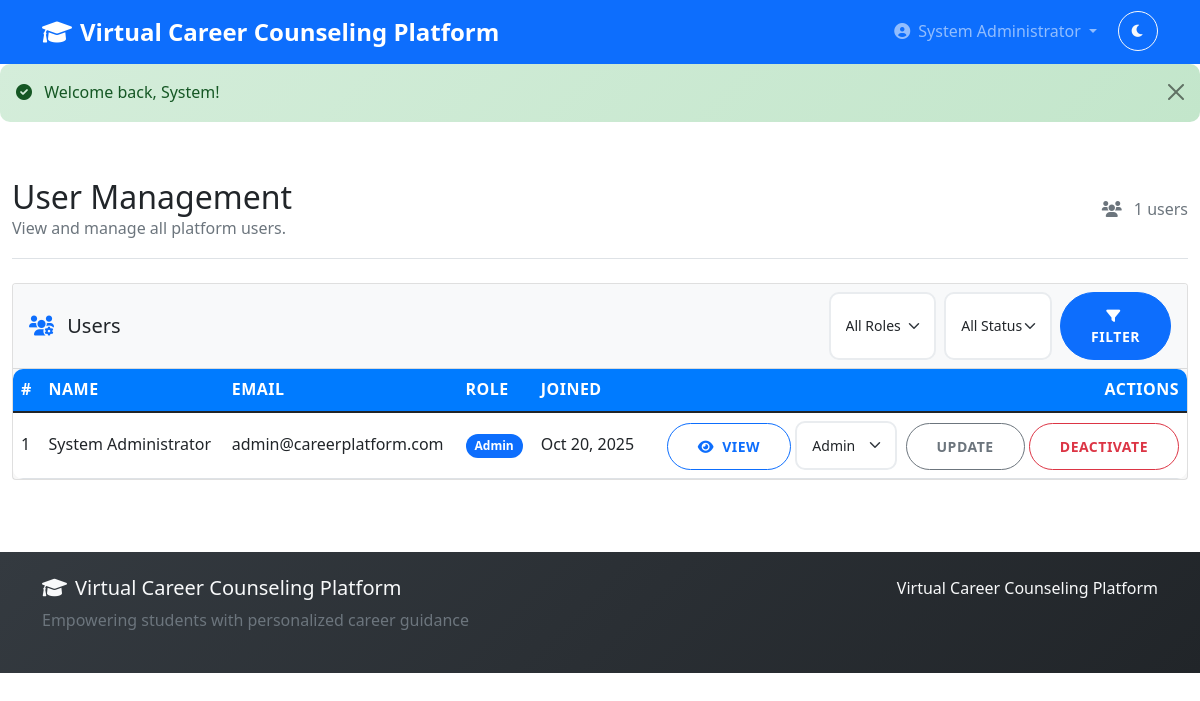
Screenshot of /public/admin/users (signed in) with the database file from the repository.
### tables this page shows
CREATE TABLE users (
    id INT PRIMARY KEY AUTO_INCREMENT,
    username VARCHAR(50) UNIQUE NOT NULL,
    email VARCHAR(100) UNIQUE NOT NULL,
    password VARCHAR(255) NOT NULL,
    first_name VARCHAR(50) NOT NULL,
    last_name VARCHAR(50) NOT NULL,
    role ENUM('student', 'counselor', 'admin') NOT NULL DEFAULT 'student',
    phone VARCHAR(20),
    profile_image VARCHAR(255),
    email_verified BOOLEAN DEFAULT TRUE,
    created_at TIMESTAMP DEFAULT CURRENT_TIMESTAMP,
    updated_at TIMESTAMP DEFAULT CURRENT_TIMESTAMP ON UPDATE CURRENT_TIMESTAMP
);

### app/controllers/AdminController.php (called while the page is built, shortened)
<?php
class AdminController extends Controller
{
    private $userModel;
    public function __construct()
    {
        $this->userModel = $this->model('User');
    }
    public function users()
    {
        $role = $_GET['role'] ?? '';
        $status = $_GET['status'] ?? '';
        $users = $this->userModel->getAllUsers($role, $status);
        $totalUsers = $this->userModel->count('users',
            trim(
                implode(' AND ', array_filter([
                    $role !== '' ? "role = '" . addslashes($role) . "'" : '',
                    $status !== '' ? "status = '" . addslashes($status) . "'" : '',
                ]))
        ));
        $data = [
            'title' => 'User Management - ' . APP_NAME,
            'page_title' => 'User Management',
            'users' => $users,
            'total_users' => $totalUsers,
            'filter_role' => $role,
            'filter_status' => $status
        ];
        $this->view('admin/users', $data);
    }
}
?>

### app/core/App.php (called while the page is built, shortened)
<?php
class App
{
    protected $method = 'index';
    public function __construct()
    {
        $url = $this->parseUrl();
        if (isset($url[0]) && file_exists(APP_PATH . '/controllers/' . ucfirst($url[0]) . 'Controller.php')) {
            unset($url[0]);
        }
        $this->controller = new $this->controller;
        if (isset($url[1])) {
            $methodName = $this->convertToCamelCase($url[1]);
            if (method_exists($this->controller, $methodName)) {
                $this->method = $methodName;
                unset($url[1]);
            }
        }
        $this->params = $url ? array_values($url) : [];
        call_user_func_array([$this->controller, $this->method], $this->params);
    }
    public function parseUrl()
    {
        if (isset($_GET['url'])) {
            return explode('/', filter_var(rtrim($_GET['url'], '/'), FILTER_SANITIZE_URL));
        }
        return [];
    }
    private function convertToCamelCase($string)
    {
        $string = str_replace('-', ' ', $string);
        $string = ucwords($string);
        $string = str_replace(' ', '', $string);
        return lcfirst($string);
    }
}
?>

### public/index.php (called while the page is built, shortened)
<?php
spl_autoload_register(function($class) {
    $file = APP_PATH . '/core/' . $class . '.php';
    if (file_exists($file)) {
        return;
    }
});
$app = new App();
?>

### app/core/Database.php (called while the page is built, shortened)
<?php
class Database
{
    private $host = DB_HOST;
    private $user = DB_USER;
    private $pass = DB_PASS;
    private $dbname = DB_NAME;
    private $dbh;
    private $stmt;
    public function __construct()
    {
        $dsn = 'mysql:host=' . $this->host . ';dbname=' . $this->dbname . ';charset=utf8mb4';
        $options = [
            PDO::ATTR_PERSISTENT => true,
            PDO::ATTR_ERRMODE => PDO::ERRMODE_EXCEPTION,
            PDO::ATTR_DEFAULT_FETCH_MODE => PDO::FETCH_OBJ
        ];
        try {
            $this->dbh = new PDO($dsn, $this->user, $this->pass, $options);
        } catch (PDOException $e) {
            $this->error = $e->getMessage();
            $errorMsg = "<h2>Database Connection Error</h2>";
            $errorMsg .= "<p><strong>Error:</strong> " . htmlspecialchars($e->getMessage()) . "</p>";
            $errorMsg .= "<h3>Possible Solutions:</h3>";
            $errorMsg .= "<ol>";
            $errorMsg .= "<li><strong>Start MySQL:</strong> Open XAMPP Control Panel and start MySQL</li>";
            $errorMsg .= "<li><strong>Check Database:</strong> Ensure database '" . $this->dbname . "' exists</li>";
            $errorMsg .= "<li><strong>Import Schema:</strong> Import database/schema.sql via phpMyAdmin</li>";
            $errorMsg .= "<li><strong>Check Credentials:</strong> Verify DB_USER and DB_PASS in app/config/config.php</li>";
            $errorMsg .= "</ol>";
            $errorMsg .= "<p><a href='" . APP_URL . "/diagnostic.php'>Run Diagnostic Tool</a></p>";
            die($errorMsg);
        }
    }
    public function query($sql)
    {
        $this->stmt = $this->dbh->prepare($sql);
    }
    public function execute()
    {
        return $this->stmt->execute();
    }
    public function resultSet()
    {
        $this->execute();
        return $this->stmt->fetchAll(PDO::FETCH_OBJ);
    }
}
?>

### app/core/Model.php (called while the page is built, shortened)
<?php
class Model
{
    public function __construct()
    {
        $this->db = new Database();
    }
}
?>

### app/models/User.php (called while the page is built, shortened)
<?php
class User extends Model
{
    private $table = 'users';
    public function getAllUsers($role = null, $status = null)
    {
        $params = [];
        $sql = "SELECT * FROM {$this->table}";
        $sql .= ' ORDER BY created_at DESC';
        $this->db->query($sql);
        return $this->db->resultSet();
    }
}
?>

### app/views/admin/users.php (the view, shortened to what this page needs)
<div class="container-fluid">
    <div class="d-flex justify-content-between align-items-center py-3 mb-4 border-bottom">
        <div>
            <h1 class="h2 mb-0"><?= $page_title ?? 'User Management' ?></h1>
            <p class="text-muted mb-0">View and manage all platform users.</p>
        </div>
        <div class="text-muted">
            <i class="fas fa-users me-2"></i>
            <?= $total_users ?? (is_array($users ?? null) ? count($users) : 0) ?> users
        </div>
    </div>
    <div class="card">
        <div class="card-header bg-light d-flex justify-content-between align-items-center">
            <h5 class="card-title mb-0">
                <i class="fas fa-users-cog me-2 text-primary"></i>
                Users
            </h5>
            <form class="d-flex gap-2" method="get" action="<?= APP_URL ?>/admin/users">
                <select name="role" class="form-select form-select-sm">
                    <option value="">All Roles</option>
                </select>
                <select name="status" class="form-select form-select-sm">
                    <option value="">All Status</option>
                </select>
                <button class="btn btn-sm btn-primary" type="submit">
                    <i class="fas fa-filter me-1"></i>Filter
                </button>
            </form>
        </div>
        <div class="card-body p-0">
            <?php if (!empty($users)): ?>
                <div class="table-responsive">
                    <table class="table table-hover mb-0 align-middle">
                        <thead class="table-light">
                            <tr>
                                <th>#</th>
                                <th>Name</th>
                                <th>Email</th>
                                <th>Role</th>
                                <th>Joined</th>
                                <th class="text-end">Actions</th>
                            </tr>
                        </thead>
                        <tbody>
                            <?php foreach ($users as $index => $user): ?>
                                <tr>
                                    <td><?= $index + 1 ?></td>
                                    <td><?= htmlspecialchars($user->first_name . ' ' . $user->last_name) ?></td>
                                    <td><?= htmlspecialchars($user->email) ?></td>
                                    <td>
                                        <span class="badge bg-<?= $user->role === 'student' ? 'success' : ($user->role === 'counselor' ? 'info' : 'primary') ?>">
                                            <?= ucfirst($user->role) ?>
                                        </span>
                                    </td>
                                    <td><?= date('M j, Y', strtotime($user->created_at)) ?></td>
                                    <td class="text-end">
                                        <a href="<?= APP_URL ?>/admin/userDetails/<?= $user->id ?>" class="btn btn-sm btn-outline-primary">
                                            <i class="fas fa-eye me-1"></i> View
                                        </a>
                                        <form method="post" action="<?= APP_URL ?>/admin/changeUserRole/<?= $user->id ?>" class="d-inline">
                                            <select name="role" class="form-select form-select-sm d-inline w-auto">
                                                <option value="admin" <?= $user->role === 'admin' ? 'selected' : '' ?>>Admin</option>
                                            </select>
                                            <button type="submit" class="btn btn-sm btn-outline-secondary ms-1">
                                                Update
                                            </button>
                                        </form>
                                        <form method="post" action="<?= APP_URL ?>/admin/toggleUserStatus/<?= $user->id ?>" class="d-inline">
                                            <button type="submit" class="btn btn-sm <?= ($user->status ?? 'active') === 'active' ? 'btn-outline-danger' : 'btn-outline-success' ?>">
                                                <?= ($user->status ?? 'active') === 'active' ? 'Deactivate' : 'Activate' ?>
                                            </button>
                                        </form>
                                    </td>
                                </tr>
                            <?php endforeach; ?>
                        </tbody>
                    </table>
                </div>
            <?php endif; ?>
        </div>
    </div>
</div>
<?php
include APP_PATH . '/views/layouts/main.php';
?>

### public/css/style.css (style rules this page uses)
:root { --primary-color: #007bff; --secondary-color: #6c757d; --success-color: #28a745; --info-color: #17a2b8; --warning-color: #ffc107; --danger-color: #dc3545; --light-color: #f8f9fa; --dark-color: #343a40; }
body { font-family: 'Segoe UI', Tahoma, Geneva, Verdana, sans-serif; line-height: 1.6; }
.card { transition: transform 0.3s ease, box-shadow 0.3s ease; }
.btn { border-radius: 50px; padding: 12px 30px; font-weight: 600; text-transform: uppercase; letter-spacing: 0.5px; transition: all 0.3s ease; }
.form-select { border-radius: 10px; border: 2px solid #e9ecef; padding: 12px 15px; }
.table { border-radius: 10px; overflow: hidden; box-shadow: 0 0 20px rgba(0, 0, 0, 0.1); }
.table thead th { background-color: var(--primary-color); color: white; border: none; font-weight: 600; text-transform: uppercase; letter-spacing: 0.5px; }
.table tbody tr { transition: background-color 0.3s ease; }
.badge { font-size: 0.75em; padding: 0.5em 0.75em; border-radius: 25px; }
body { transition: background-color 0.3s ease, color 0.3s ease; }
.card, .form-control, .form-select, .btn, .navbar, .dropdown-menu, .modal-content { transition: background-color 0.3s ease, color 0.3s ease, border-color 0.3s ease; }

### rows the page displays
users: first_name+last_name "System Administrator", email "admin@careerplatform.com", role "Admin", created_at "Oct 20, 2025"

### other values shown
APP_NAME "Virtual Career Counseling Platform"
$_SESSION['user_name'] "System Administrator"
$_SESSION['flash'][$type] "Welcome back, System!"
$page_title "User Management"
$total_users "1"
